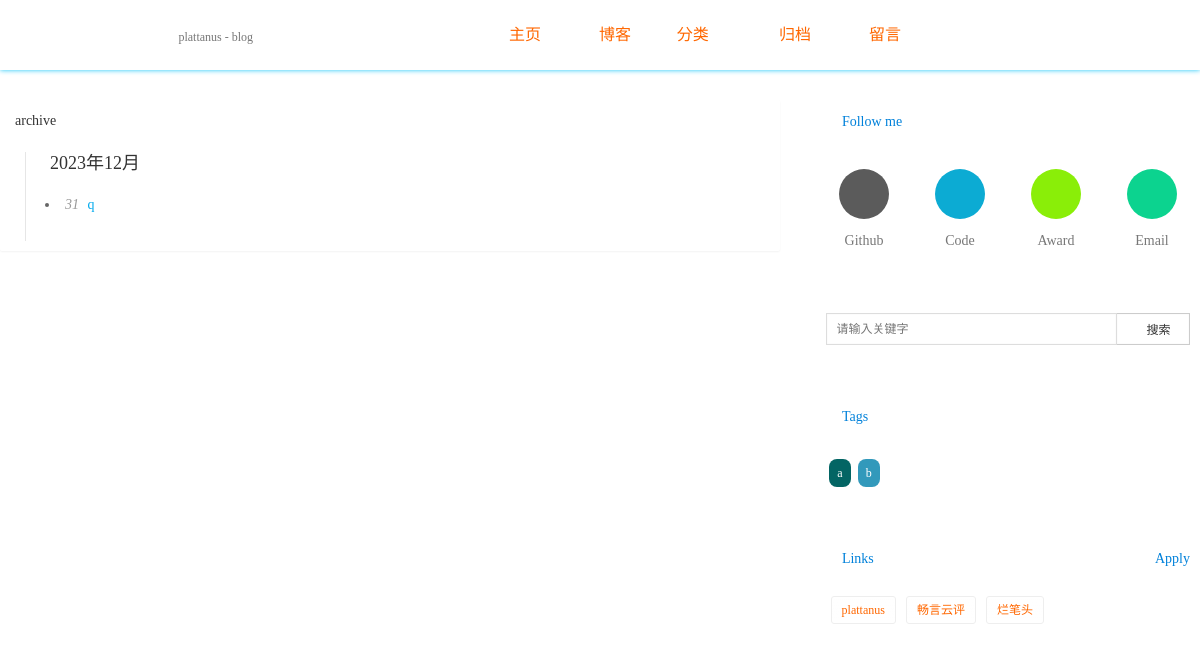
Screenshot of /blog/archive/ with the database file from the repository.
### blog/models.py (models this page shows, shortened)
class Article(models.Model):
    title = models.CharField(max_length=200)  # 博客标题
    category = models.ForeignKey('Category', verbose_name='文章类型', on_delete=models.CASCADE)
    date_time = models.DateField(auto_now_add=True)  # 博客日期
    content = models.TextField(blank=True, null=True)  # 文章正文
    digest = models.TextField(blank=True, null=True)  # 文章摘要
    author = models.ForeignKey(settings.AUTH_USER_MODEL, verbose_name='作者', on_delete=models.CASCADE)
    view = models.BigIntegerField(default=0)  # 阅读数
    comment = models.BigIntegerField(default=0)  # 评论数
    tag = models.ManyToManyField(Tag)  # 标签
    class Meta:  # 按时间降序
        ordering = ['-date_time']

class Tag(models.Model):
    tag_name = models.CharField('标签名称', max_length=30)

### blog/views.py (the view)
# urls.py: path('archive/', views.archive, name='archive'),
def archive(request):
    _blog_list = Article.objects.values("id", "title", "date_time").order_by('-date_time')
    archive_dict = {}
    for blog in _blog_list:
        pub_month = blog.get("date_time").strftime("%Y年%m月")
        if pub_month in archive_dict:
            archive_dict[pub_month].append(blog)
        else:
            archive_dict[pub_month] = [blog]
    data = sorted([{"date": _[0], "blogs": _[1]} for _ in archive_dict.items()], key=lambda item: item["date"], reverse=True)
    return render(request, 'blog/archive.html', {"data": data})

### blog/context_processors.py (called while the page is built)
def sidebar(request):
    category_list = Category.objects.all()
    blog_top = Article.objects.all().values("id", "title", "view").order_by('-view')[0:6]
    tag_list = Tag.objects.all()
    comment = Comment.objects.all().order_by('-create_time')[0:6]
    importlib.reload(blogroll)
    return {
        'category_list': category_list,
        'blog_top': blog_top,
        'tag_list': tag_list,
        'comment_list': comment,
        'blogroll': blogroll.sites
    }

### templates/blog/archive.html (shortened to what this page needs)
{% extends "blog/base.html" %}
{% block css %}
    <link href="/static/mycss/layui.css" rel="stylesheet"/>
{% endblock %}
{% block content %}
    <section class="mysection">
        <div class="layui-card">
            <div class="layui-card-header">archive</div>
            <div class="layui-card-body">
                <ul class="layui-timeline">
                    {% for blog_list in data %}
                        <li class="layui-timeline-item">
                            <i class="layui-icon layui-timeline-axis">&#xe63f;</i>
                            <div class="layui-timeline-content layui-text">
                                <h3 class="layui-timeline-title" style="padding:0">{{ blog_list.date }}</h3>
                                <ul>
                                    {% for blog in blog_list.blogs %}
                                        <li>
                                            <em>{{ blog.date_time |date:"d" }}</em>
                                            <a href="{% url "blog:detail" blog.id %}">{{ blog.title }}</a>
                                        </li>
                                    {% endfor %}
                                </ul>
                            </div>
                        </li>
                    {% endfor %}
                </ul>
            </div>
        </div>
    </section>
{% endblock %}

### templates/blog/right.html (shortened to what this page needs)
<aside class="myaside">
    <div class="focus-me bg-color animation-div">
        <h4 class="index-title"><i class="el-heart"></i>Follow me</h4>
        <div class="xiangguan">
            <div><a class="githbu" href="https://github.com/plattanus" target="_blank">
                <i class="el-github"></i></a><span>Github</span></div>
            <div><a class="benbo" href="https://github.com/plattanus/DjangoPersonalWebsite" target="_blank">
                <i class="el-download-alt"></i></a><span>Code</span></div>
            <div><a class="side-fx" onclick="showImage('/static/mypicture/reward.jpg')"><i class="el-share-alt"></i></a><span>Award</span></div>
            <div><a class="mail-btn" href="mailto:plattanus@outlook.com"><i class="el-envelope"></i></a><span>Email</span></div>
        </div>
    </div>
    <div class="search animation-div">
        <form action="{% url "blog:search" %}" method="get">
            <div class="search-index">
                <input name="key" type="text" placeholder="请输入关键字" onfocus="this.placeholder=''"
                       onblur="this.placeholder='请输入关键字'"/>
                <i class="el-search"><input value="搜索" type="submit"/></i>
            </div>
        </form>
    </div>
    <div class="cloud bg-color animation-div">
        <h4 class="index-title"><i class="el-tags"></i>Tags</h4>
        <ul id="3dcloud">
            {% for tag in tag_list %}
                <li><a href="{% url "blog:tag" name=tag.tag_name %}"
                       title="标签：{{ tag.tag_name }} ">{{ tag.tag_name }}</a></li>
            {% endfor %}
        </ul>
    </div>
    {% include "blog/blogroll.html" %}
</aside>

### static/mycss/layui.css (style rules this page uses)
h1,h2,h3,h4,h5,h6 { font-weight:400 }
.layui-btn,.layui-disabled,.layui-icon,.layui-unselect { -moz-user-select:none;-webkit-user-select:none;-ms-user-select:none }
blockquote,body,button,dd,div,dl,dt,form,h1,h2,h3,h4,h5,h6,input,li,ol,p,pre,td,textarea,th,ul { margin:0;padding:0;-webkit-tap-highlight-color:rgba(0,0,0,0) }
li { list-style:none }
h4,h5,h6 { font-size:100% }
button,input,optgroup,option,select,textarea { font-family:inherit;font-size:inherit;font-style:inherit;font-weight:inherit;outline:0 }
body { line-height:24px;font:14px Helvetica Neue,Helvetica,PingFang SC,Tahoma,Arial,sans-serif }
a { color:#333;text-decoration:none }
.layui-icon { font-family:layui-icon!important;font-size:16px;font-style:normal;-webkit-font-smoothing:antialiased;-moz-osx-font-smoothing:grayscale }
.layui-card { margin-bottom:15px;border-radius:2px;background-color:#fff;box-shadow:0 1px 2px 0 rgba(0,0,0,.05) }
.layui-card:last-child { margin-bottom:0 }
.layui-card-header { position:relative;height:42px;line-height:42px;padding:0 15px;border-bottom:1px solid #f6f6f6;color:#333;border-radius:2px 2px 0 0;font-size:14px }
.layui-card-body { position:relative;padding:10px 15px;line-height:24px }
.layui-timeline-item:before,hr { background-color:#e6e6e6 }
.layui-text { line-height:22px;font-size:14px;color:#666 }
.layui-text h1,.layui-text h2,.layui-text h3 { font-weight:500;color:#333 }
.layui-text h3 { font-size:18px }
.layui-text a:not(.layui-btn) { color:#01AAED }
.layui-text ul { padding:5px 0 5px 15px }
.layui-text ul li { margin-top:5px;list-style-type:disc }
.layui-text em,.layui-word-aux { color:#999!important;padding:0 5px!important }
.layui-timeline { padding-left:5px }
.layui-timeline-item { position:relative;padding-bottom:20px }
.layui-timeline-axis { position:absolute;left:-5px;top:0;z-index:10;width:20px;height:20px;line-height:20px;background-color:#fff;color:#5FB878;border-radius:50%;text-align:center;cursor:pointer }
.layui-timeline-item:before { content:'';position:absolute;left:5px;top:0;z-index:0;width:1px;height:100% }
.layui-timeline-item:last-child:before { display:none }
.layui-timeline-item:first-child:before { display:block }
.layui-timeline-content { padding-left:25px }
.layui-timeline-title { position:relative;margin-bottom:10px }

### templates/blog/archive.html (style rules this page uses)
.layui-card-header { border-bottom: transparent; }
.layui-card { background-color: transparent; }
.layui-timeline-axis { background-color: transparent; }

### rows the page displays
Article: date_time "31", title "q"
Tag: tag_name "a"
Tag: tag_name "b"

### other values shown
{{ blog_list.date }} "2023年12月"
{{ blog.name }} "plattanus" "畅言云评" "烂笔头"
